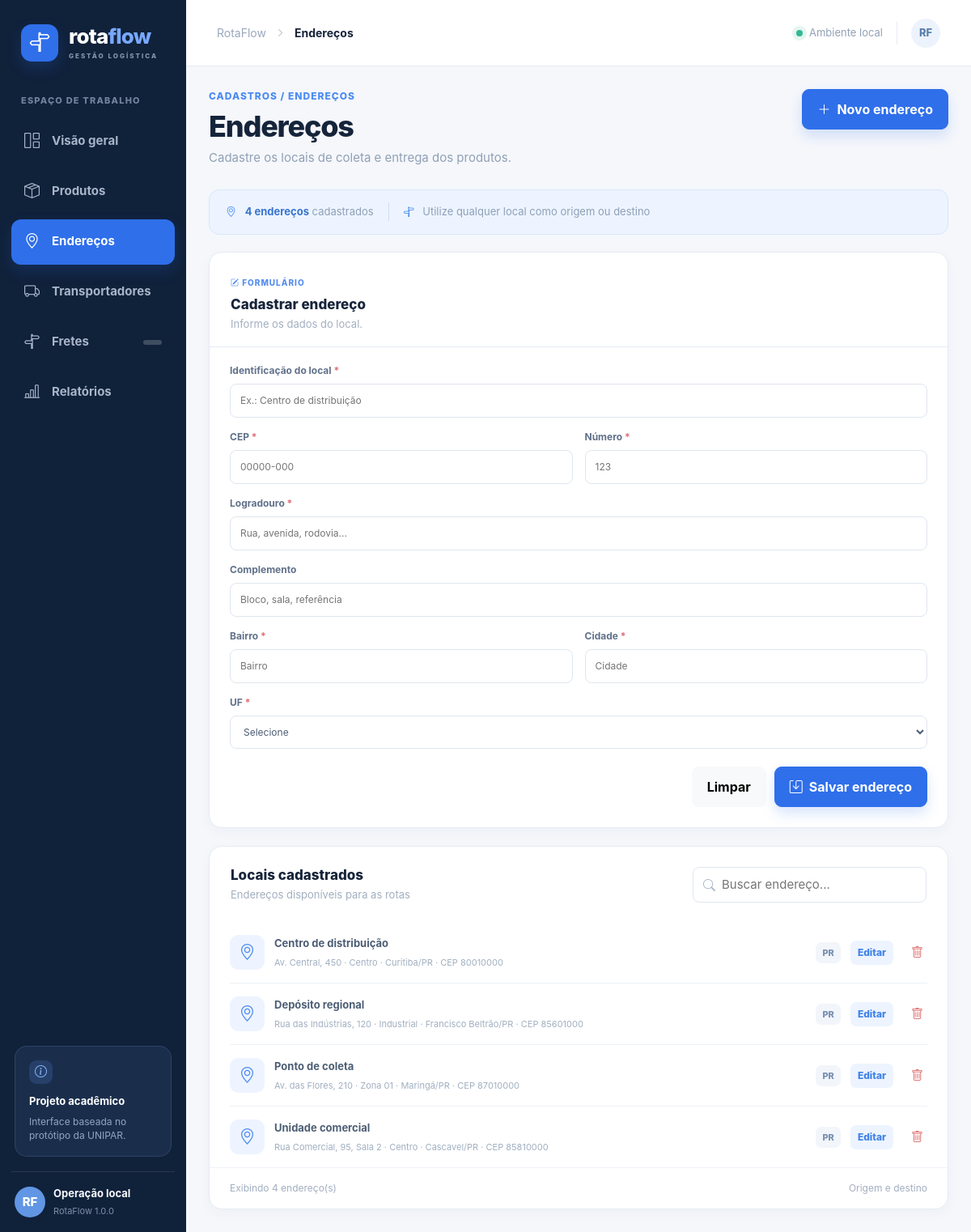
The app's page /index.php?route=addresses with its own data.
### tables this page shows
CREATE TABLE endereco (
    id INT UNSIGNED NOT NULL AUTO_INCREMENT,
    identificacao VARCHAR(150) NOT NULL,
    cep CHAR(8) NOT NULL,
    logradouro VARCHAR(180) NOT NULL,
    numero VARCHAR(20) NOT NULL,
    complemento VARCHAR(100) NULL,
    bairro VARCHAR(100) NOT NULL,
    cidade VARCHAR(100) NOT NULL,
    estado CHAR(2) NOT NULL,
    created_at TIMESTAMP NOT NULL DEFAULT CURRENT_TIMESTAMP,
    updated_at TIMESTAMP NOT NULL DEFAULT CURRENT_TIMESTAMP ON UPDATE CURRENT_TIMESTAMP,
    PRIMARY KEY (id),
    INDEX idx_endereco_cidade (cidade),
    CONSTRAINT chk_endereco_estado CHECK (CHAR_LENGTH(estado) = 2)
);

### app/helpers.php (called while the page is built, shortened)
<?php
function e(mixed $value): string
{
    return htmlspecialchars((string) ($value ?? ''), ENT_QUOTES | ENT_SUBSTITUTE, 'UTF-8');
}
function url(string $route = 'dashboard', array $query = []): string
{
    $script = str_replace('\\', '/', $_SERVER['SCRIPT_NAME'] ?? '/rotaflow/public/index.php');
    $base = rtrim(str_replace('/index.php', '', $script), '/');
    $params = array_merge(['route' => $route], $query);
    return $base . '/index.php?' . http_build_query($params);
}
function old(string $key, mixed $default = ''): string
{
    return e($_SESSION['_old'][$key] ?? $default);
}
function render(string $view, array $data = []): void
{
    extract($data, EXTR_SKIP);
    if (!isset($freightCount) || $freightCount === null) {
        try {
            $freightCount = (int) db()->query('SELECT COUNT(*) FROM frete')->fetchColumn();
        } catch (Throwable) {
            $freightCount = null;
        }
    }
    $viewFile = BASE_PATH . '/app/Views/' . $view . '.php';
    require $viewFile;
    require BASE_PATH . '/app/Views/layouts/app.php';
}

### app/Controllers/AddressController.php (called while the page is built, shortened)
<?php
final class AddressController extends Controller
{
    private AddressRepository $repository;
    public function __construct()
    {
        $this->repository = new AddressRepository(db());
    }
    public function index(): void
    {
        $search = trim((string) ($_GET['q'] ?? ''));
        $edit = isset($_GET['edit']) ? $this->repository->find((int) $_GET['edit']) : null;
        render('addresses/index', ['addresses' => $this->repository->all($search), 'edit' => $edit, 'search' => $search]);
    }
}

### public/index.php (called while the page is built, shortened)
<?php
require dirname(__DIR__) . '/bootstrap.php';
$route = trim((string) ($_GET['route'] ?? 'dashboard'), '/');
$routes = [
    'dashboard' => [App\Controllers\DashboardController::class, 'index'],
    'products' => [App\Controllers\ProductController::class, 'index'],
    'products/save' => [App\Controllers\ProductController::class, 'save'],
    'products/delete' => [App\Controllers\ProductController::class, 'delete'],
    'addresses' => [App\Controllers\AddressController::class, 'index'],
    'addresses/save' => [App\Controllers\AddressController::class, 'save'],
    'addresses/delete' => [App\Controllers\AddressController::class, 'delete'],
    'carriers' => [App\Controllers\CarrierController::class, 'index'],
    'carriers/save' => [App\Controllers\CarrierController::class, 'save'],
    'carriers/delete' => [App\Controllers\CarrierController::class, 'delete'],
    'freights' => [App\Controllers\FreightController::class, 'index'],
    'freights/create' => [App\Controllers\FreightController::class, 'create'],
    'freights/save' => [App\Controllers\FreightController::class, 'save'],
    'freights/show' => [App\Controllers\FreightController::class, 'show'],
    'reports' => [App\Controllers\ReportController::class, 'index'],
    'reports/csv' => [App\Controllers\ReportController::class, 'csv'],
    'reports/pdf' => [App\Controllers\ReportController::class, 'pdf'],
];
try {
    [$controller, $action] = $routes[$route];
    (new $controller())->$action();
} catch (PDOException $exception) {
    http_response_code(503);
    render('layouts/error', ['message' => 'Não foi possível conectar ao banco de dados. Importe o database/schema.sql e confira config/database.local.php.']);
} catch (Throwable $exception) {
    http_response_code(500);
    render('layouts/error', ['message' => 'Ocorreu um erro inesperado. Revise os dados e tente novamente.']);
}

### bootstrap.php (called while the page is built, shortened)
<?php
require_once __DIR__ . '/config/app.php';
require_once __DIR__ . '/app/helpers.php';
function db(): PDO
{
    static $pdo;
    if ($pdo instanceof PDO) {
        return $pdo;
    }
    $config = require BASE_PATH . '/config/database.php';
    $dsn = sprintf(
        'mysql:host=%s;port=%s;dbname=%s;charset=%s',
        $config['host'],
        $config['port'],
        $config['database'],
        $config['charset']
    );
    $pdo = new PDO($dsn, $config['username'], $config['password'], [
        PDO::ATTR_ERRMODE => PDO::ERRMODE_EXCEPTION,
        PDO::ATTR_DEFAULT_FETCH_MODE => PDO::FETCH_ASSOC,
        PDO::ATTR_EMULATE_PREPARES => false,
    ]);
    return $pdo;
}

### app/Repositories/AddressRepository.php (called while the page is built, shortened)
<?php
final class AddressRepository extends BaseRepository
{
    public function all(string $search = ''): array
    {
        $sql = 'SELECT * FROM endereco';
        $params = [];
        $sql .= ' ORDER BY identificacao';
        $stmt = $this->pdo->prepare($sql);
        $stmt->execute($params);
        return $stmt->fetchAll();
    }
}

### app/Views/addresses/index.php (the view, shortened to what this page needs)
<section class="page-heading"><div><p class="eyebrow">CADASTROS / ENDEREÇOS</p><h1>Endereços</h1><p class="subheading">Cadastre os locais de coleta e entrega dos produtos.</p></div><a class="btn btn-primary" href="#endereco-form"><i class="bi bi-plus-lg me-2"></i>Novo endereço</a></section>
<div class="stat-strip"><span><i class="bi bi-geo-alt"></i> <strong><?= e(count($addresses)) ?> endereços</strong> cadastrados</span><span class="strip-separator"></span><span><i class="bi bi-signpost-split"></i> Utilize qualquer local como origem ou destino</span></div>
<section class="catalog-layout"><div class="surface"><div class="section-head"><div><h2>Locais cadastrados</h2><p>Endereços disponíveis para as rotas</p></div><form class="searchbox" method="get"><input type="hidden" name="route" value="addresses"><i class="bi bi-search"></i><input name="q" value="<?= e($search) ?>" placeholder="Buscar endereço..." aria-label="Buscar endereço"></form></div><div class="entity-list">
<?php foreach ($addresses as $address): ?><div class="entity-row"><span class="entity-marker"><i class="bi bi-geo-alt"></i></span><div class="entity-info"><strong><?= e($address['identificacao']) ?></strong><span><?= e($address['logradouro']) ?>, <?= e($address['numero']) ?><?= $address['complemento'] ? ', ' . e($address['complemento']) : '' ?> · <?= e($address['bairro']) ?> · <?= e($address['cidade']) ?>/<?= e($address['estado']) ?> · CEP <?= e($address['cep']) ?></span></div><span class="location-label"><?= e($address['estado']) ?></span><a class="edit-link" href="<?= e(url('addresses', ['edit' => $address['id']])) ?>#endereco-form">Editar</a><form method="post" action="<?= e(url('addresses/delete')) ?>" onsubmit="return confirm('Excluir este endereço? Fretes relacionados impedem a exclusão.');"><?= csrf_field() ?><input type="hidden" name="id" value="<?= e($address['id']) ?>"><button class="delete-link" type="submit"><i class="bi bi-trash"></i></button></form></div><?php endforeach; ?>
</div><div class="table-foot"><span>Exibindo <?= e(count($addresses)) ?> endereço(s)</span><span>Origem e destino</span></div></div>
<div class="surface form-panel" id="endereco-form"><div class="section-head"><div><span class="form-kicker"><i class="bi bi-pencil-square"></i> FORMULÁRIO</span><h2><?= $edit ? 'Editar endereço' : 'Cadastrar endereço' ?></h2><p>Informe os dados do local.</p></div></div><form method="post" action="<?= e(url('addresses/save')) ?>" class="needs-validation" novalidate><?= csrf_field() ?><input type="hidden" name="id" value="<?= e($edit['id'] ?? '') ?>"><label>Identificação do local <span>*</span><input name="identificacao" required maxlength="150" value="<?= old('identificacao', $edit['identificacao'] ?? '') ?>" placeholder="Ex.: Centro de distribuição"><div class="invalid-feedback">Informe a identificação.</div></label><div class="field-grid"><label>CEP <span>*</span><input name="cep" required pattern="\d{5}-?\d{3}" value="<?= old('cep', $edit['cep'] ?? '') ?>" placeholder="00000-000"><div class="invalid-feedback">Informe um CEP válido.</div></label><label>Número <span>*</span><input name="numero" required value="<?= old('numero', $edit['numero'] ?? '') ?>" placeholder="123"><div class="invalid-feedback">Informe o número.</div></label></div><label>Logradouro <span>*</span><input name="logradouro" required value="<?= old('logradouro', $edit['logradouro'] ?? '') ?>" placeholder="Rua, avenida, rodovia..."></label><label>Complemento<input name="complemento" value="<?= old('complemento', $edit['complemento'] ?? '') ?>" placeholder="Bloco, sala, referência"></label><div class="field-grid"><label>Bairro <span>*</span><input name="bairro" required value="<?= old('bairro', $edit['bairro'] ?? '') ?>" placeholder="Bairro"></label><label>Cidade <span>*</span><input name="cidade" required value="<?= old('cidade', $edit['cidade'] ?? '') ?>" placeholder="Cidade"></label></div><label>UF <span>*</span><select name="estado" required><option value="">Selecione</option><?php foreach (['PR','SC','RS','SP','MS','MT','MG','RJ','BA','GO'] as $state): ?><option value="<?= e($state) ?>" <?= old('estado', $edit['estado'] ?? '') === $state ? 'selected' : '' ?>><?= e($state) ?></option><?php endforeach; ?></select></label><div class="form-actions"><a class="btn btn-light" href="<?= e(url('addresses')) ?>">Limpar</a><button type="submit" class="btn btn-primary"><i class="bi bi-save me-2"></i>Salvar endereço</button></div></form></div></section>

### records on screen
endereco: identificacao "Centro de distribuição", logradouro "Av. Central", numero "450", bairro "Centro", cidade "Curitiba", estado "PR", cep "80010000"
endereco: identificacao "Depósito regional", logradouro "Rua das Indústrias", numero "120", bairro "Industrial", cidade "Francisco Beltrão", estado "PR", cep "85601000"
endereco: identificacao "Ponto de coleta", logradouro "Av. das Flores", numero "210", bairro "Zona 01", cidade "Maringá", estado "PR", cep "87010000"
endereco: identificacao "Unidade comercial", logradouro "Rua Comercial", numero "95", complemento "Sala 2", bairro "Centro", cidade "Cascavel", estado "PR", cep "85810000"

### other values on screen
APP_VERSION "1.0.0"
$title "Endereços"
count($addresses) "4"
